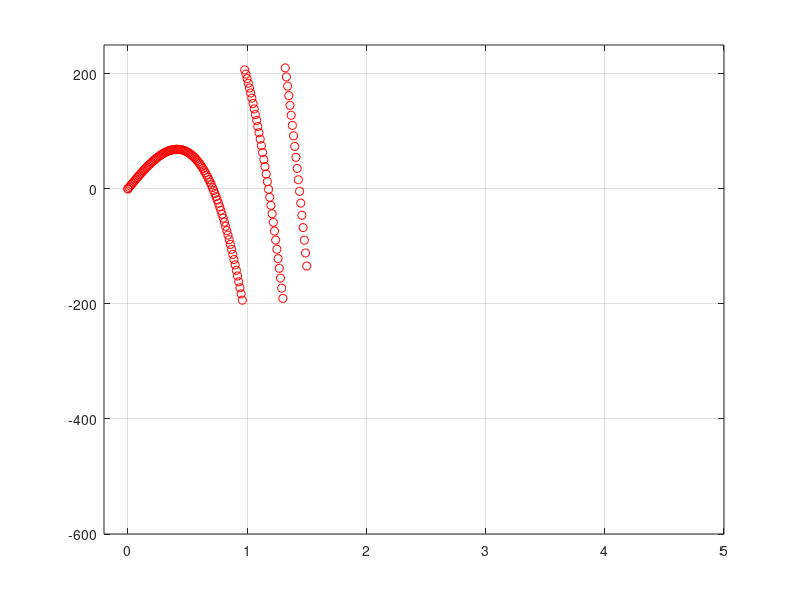

Source code (MATLAB):
clc;clear;
dt = .01;
t = 0:dt:1.5;
piso = -200;
vo = 250;     h = 0;  g = -9.8;
plot(0,h,'ro'); grid; axis([-.2 5, -600 250]);
hold on;

for i = 1:length(t)
    vf = vo+g*t(i);
    h = vo*t(i)+.5*g*t(i)*t(i);
    if h < piso
        vo = abs(vf);
        %h = vo*t(i)+.5*g*t(i)*t(i);
        continue
    end
    plot(t(i),h,'ro');
    %text(t(i),h,'o');
    vo = vf;
    pause(.1);
end